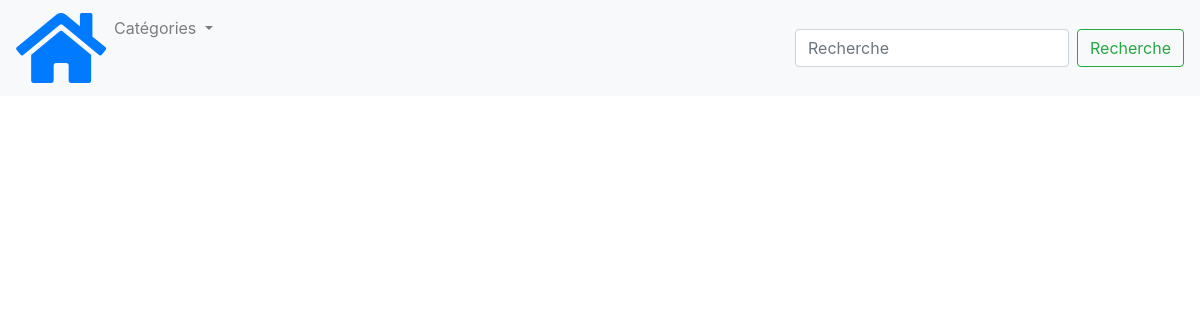
Before: / with the older database file.
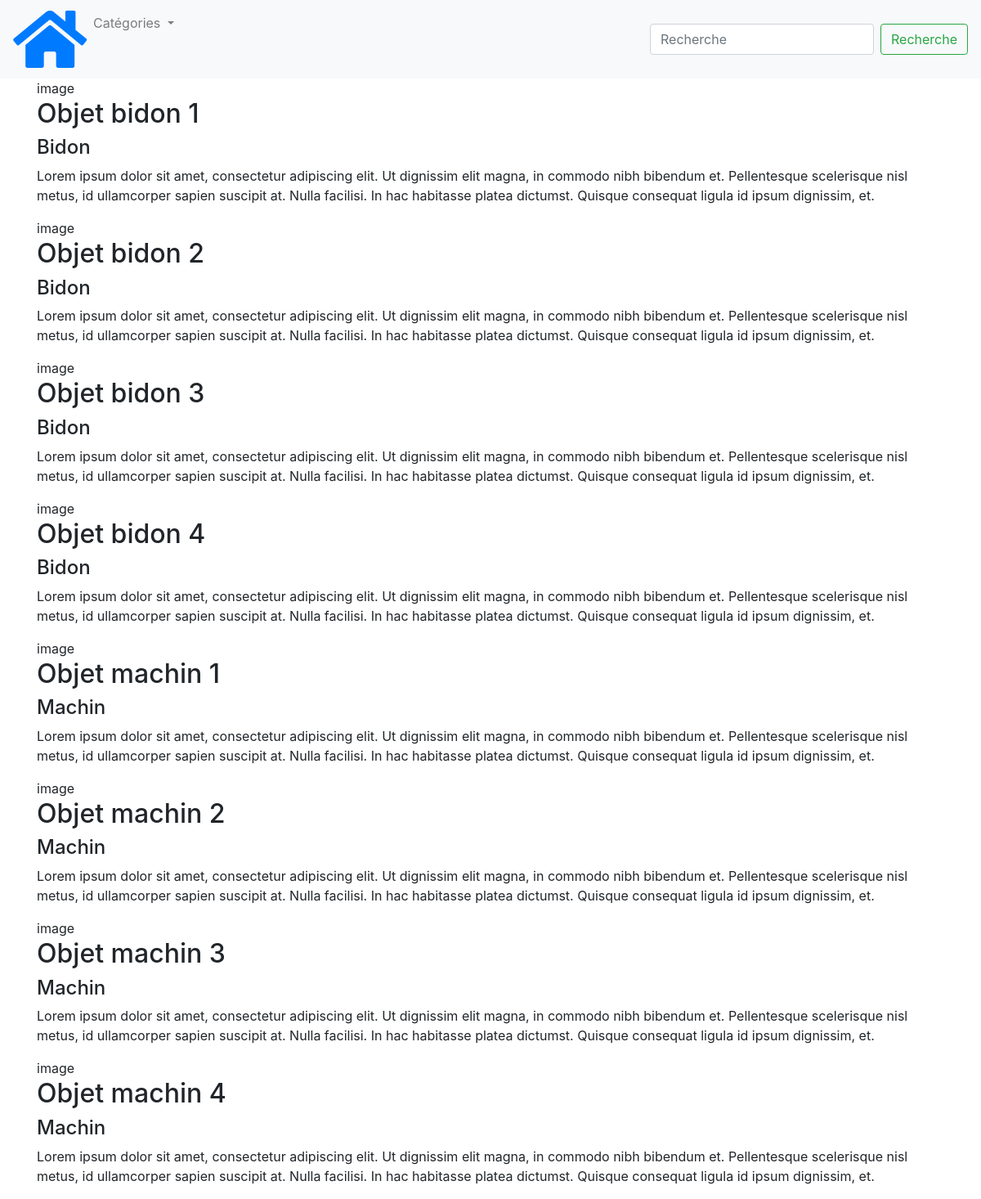
After: the same page with the newer database file.
### tables this page shows
CREATE TABLE `produits` (
  `id` int(11) NOT NULL,
  `nom_produit` varchar(255) NOT NULL,
  `categorie_produit` varchar(255) NOT NULL,
  `description_produit` text NOT NULL,
  `image_produit` varchar(1000) NOT NULL
);

### include/produits.php (the view, shortened to what this page needs)
<?php
include "conexion.php";
 $produits = $bdd->query('SELECT p.*
                         FROM produits p
                         ORDER BY ID ');
foreach ($produits->fetchAll() as $produits){ ?>
<div>
     <?php echo $produits['image_produit']; ?>
    <h2> <?php echo htmlspecialchars($produits['nom_produit']); ?> </h2>
    <h4> <?php echo htmlspecialchars($produits['categorie_produit']); ?></h4>
    <p> <?php echo $produits['description_produit']; ?> </p>
</div>
<?php } ?>

### index.php (shortened to what this page needs)
<!doctype html>
<html lang="fr">
  <head>
    <link rel="stylesheet" href="https://stackpath.bootstrapcdn.com/bootstrap/4.1.3/css/bootstrap.min.css">
    <link rel="stylesheet" href="https://use.fontawesome.com/releases/v5.2.0/css/all.css">
    <link rel="stylesheet" href="style.css">
  </head>
  <body>
    <nav class="navbar navbar-expand-lg navbar-light bg-light">
        <div class="collapse navbar-collapse" id="navbarSupportedContent">
          <ul class="navbar-nav mr-auto">
            <li class="nav-item active">
              <a href="http://localhost/tests/Projet-1-AM/index.html"><i class="fas fa-home fa-5x"></i></a>
            </li>
            <li class="nav-item dropdown">
              <a class="nav-link dropdown-toggle" href="#" id="navbarDropdown" role="button" data-toggle="dropdown" aria-haspopup="true" aria-expanded="false">
                Catégories
              </a>
            </li>
          </ul>
          <form class="form-inline my-2 my-lg-0">
            <input class="form-control mr-sm-2" type="search" placeholder="Recherche" aria-label="Search">
            <button class="btn btn-outline-success my-3 my-sm" type="submit">Recherche</button>
          </form>
        </div>
      </nav>
     <div class="container">
        <?php include "include/produits.php";?>
     </div>
  </body>
</html>

### css/style.css (style rules this page uses)
.nav-item { text-align:center; }

Changed rows visible on the page:
added produits: image_produit "image", nom_produit "Objet bidon 1", categorie_produit "Bidon", description_produit "Lorem ipsum dolor sit amet, consectetur adipiscing elit. Ut dignissim elit magna, in commodo nibh bibendum et. Pellentesque scelerisque nisl metus, id ullamcorper sapien suscipit at. Nulla facilisi. In hac habitasse platea dictumst. Quisque consequat ligula id ipsum dignissim, et."
added produits: image_produit "image", nom_produit "Objet bidon 2", categorie_produit "Bidon", description_produit "Lorem ipsum dolor sit amet, consectetur adipiscing elit. Ut dignissim elit magna, in commodo nibh bibendum et. Pellentesque scelerisque nisl metus, id ullamcorper sapien suscipit at. Nulla facilisi. In hac habitasse platea dictumst. Quisque consequat ligula id ipsum dignissim, et."
added produits: image_produit "image", nom_produit "Objet bidon 3", categorie_produit "Bidon", description_produit "Lorem ipsum dolor sit amet, consectetur adipiscing elit. Ut dignissim elit magna, in commodo nibh bibendum et. Pellentesque scelerisque nisl metus, id ullamcorper sapien suscipit at. Nulla facilisi. In hac habitasse platea dictumst. Quisque consequat ligula id ipsum dignissim, et."
added produits: image_produit "image", nom_produit "Objet bidon 4", categorie_produit "Bidon", description_produit "Lorem ipsum dolor sit amet, consectetur adipiscing elit. Ut dignissim elit magna, in commodo nibh bibendum et. Pellentesque scelerisque nisl metus, id ullamcorper sapien suscipit at. Nulla facilisi. In hac habitasse platea dictumst. Quisque consequat ligula id ipsum dignissim, et."
added produits: image_produit "image", nom_produit "Objet machin 1", categorie_produit "Machin", description_produit "Lorem ipsum dolor sit amet, consectetur adipiscing elit. Ut dignissim elit magna, in commodo nibh bibendum et. Pellentesque scelerisque nisl metus, id ullamcorper sapien suscipit at. Nulla facilisi. In hac habitasse platea dictumst. Quisque consequat ligula id ipsum dignissim, et."
added produits: image_produit "image", nom_produit "Objet machin 2", categorie_produit "Machin", description_produit "Lorem ipsum dolor sit amet, consectetur adipiscing elit. Ut dignissim elit magna, in commodo nibh bibendum et. Pellentesque scelerisque nisl metus, id ullamcorper sapien suscipit at. Nulla facilisi. In hac habitasse platea dictumst. Quisque consequat ligula id ipsum dignissim, et."
added produits: image_produit "image", nom_produit "Objet machin 3", categorie_produit "Machin", description_produit "Lorem ipsum dolor sit amet, consectetur adipiscing elit. Ut dignissim elit magna, in commodo nibh bibendum et. Pellentesque scelerisque nisl metus, id ullamcorper sapien suscipit at. Nulla facilisi. In hac habitasse platea dictumst. Quisque consequat ligula id ipsum dignissim, et."
added produits: image_produit "image", nom_produit "Objet machin 4", categorie_produit "Machin", description_produit "Lorem ipsum dolor sit amet, consectetur adipiscing elit. Ut dignissim elit magna, in commodo nibh bibendum et. Pellentesque scelerisque nisl metus, id ullamcorper sapien suscipit at. Nulla facilisi. In hac habitasse platea dictumst. Quisque consequat ligula id ipsum dignissim, et."
